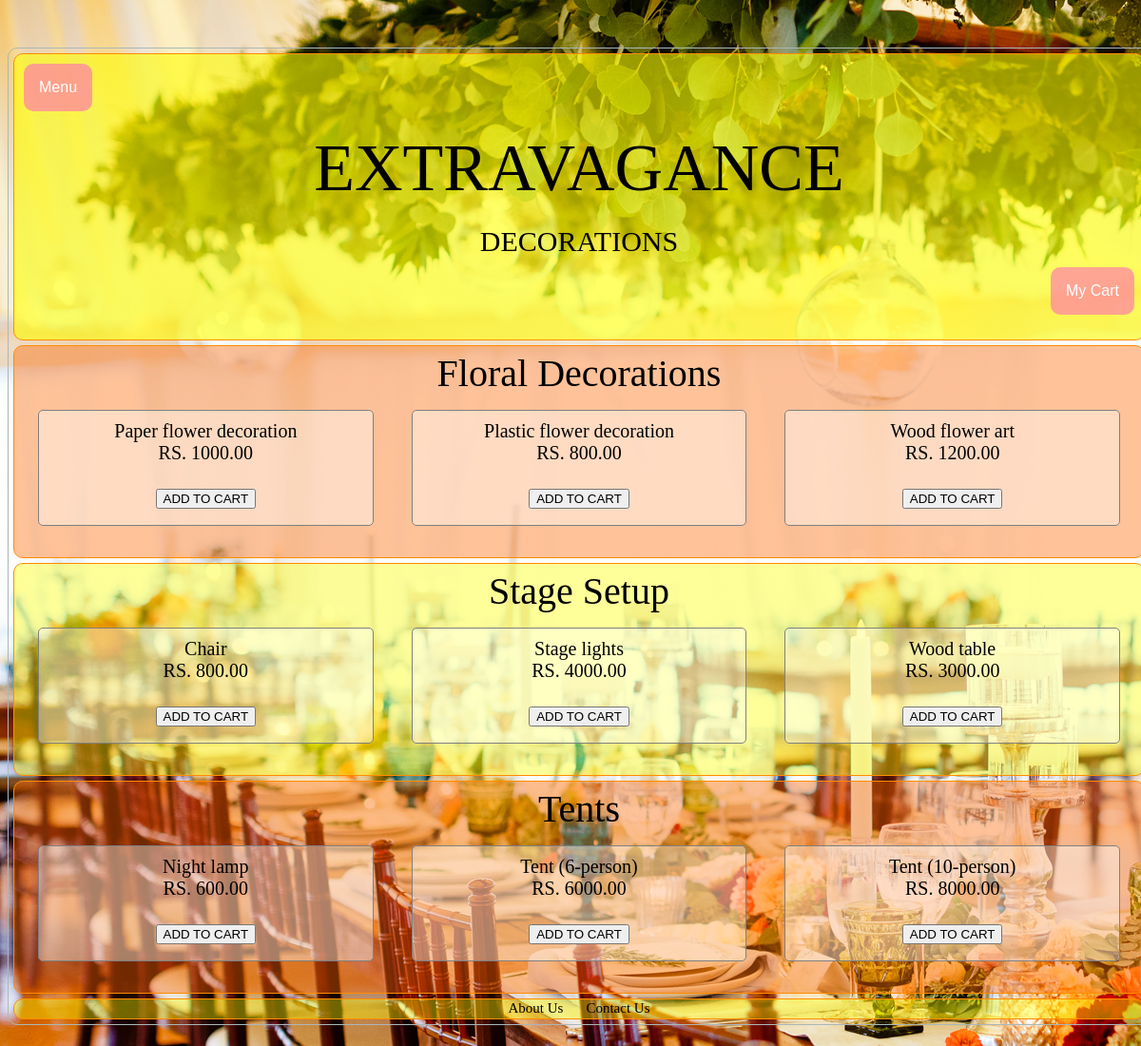
The page /deco.php (signed in) on the database its author committed.
### tables this page shows
CREATE TABLE `items` (
  `itemID` varchar(30) NOT NULL,
  `itemName` varchar(100) NOT NULL,
  `itemType` varchar(100) NOT NULL,
  `itemPrice` decimal(8,2) NOT NULL,
  `location` varchar(30) DEFAULT NULL
);

### deco.php (the view, shortened to what this page needs)
<?php
require_once('inc/config.php');
$fdecoitemquery="SELECT * FROM items WHERE itemType='floral-deco' LIMIT 3";
$fdecoitemcon=mysqli_query($connection, $fdecoitemquery);
$stageitemquery="SELECT * FROM items WHERE itemType='stage-setup' LIMIT 3";
$stageitemcon=mysqli_query($connection, $stageitemquery);
$tentitemquery="SELECT * FROM items WHERE itemType='tent' LIMIT 3";
$tentitemcon=mysqli_query($connection, $tentitemquery);
?>
<!DOCTYPE html>
<html>
<head>
	<link rel="stylesheet" type="text/css" href="./css/styles.css">
	<link rel="stylesheet" type="text/css" href="./css/decorationsPage.css">
</head>
<body>
<div class="page">
	<div class="header">
		<div class="left">
			<div class="dropdown">
			  <button class="dropbtn">Menu</button>
			</div>
		</div>
		<div class="siteTitle">
			EXTRAVAGANCE
			<div class="siteTitle" style="font-size:30px;margin-top:20px ">
				DECORATIONS
			</div>
		</div>
		<div class="right">
			<div class="loginSignUp">
			  <a href="./mycart.php"><button class="loginSignUpbtn"> My Cart</button></a>
			</div>
		</div>
	</div>
	<div class="frame" style="background-color:rgba(255,103,0,0.4);">
		<div class="frame-header">Floral Decorations</div>
		<div class="frame-content">
			<?php
				$block="";
				if(mysqli_num_rows($fdecoitemcon)>0){
					while($item=mysqli_fetch_assoc($fdecoitemcon)){
						$block=$block."<div class='block' type='submit'>$item[itemName]<br>RS. $item[itemPrice]".
						"<br><br><button onclick='addToCart($item[itemID])'> ADD TO CART </button>".
						"</div>";
					}
					echo $block;
				}
			?>
		</div>
		<br>
	</div>
	<div class="frame" style="background-color:rgba(255,255,0,0.4)">
		<div class="frame-header">Stage Setup</div>
		<div class="frame-content">
			<?php
				$block="";
				if(mysqli_num_rows($stageitemcon)>0){
					while($item=mysqli_fetch_assoc($stageitemcon)){
						$block=$block."<div class='block' type='submit'>$item[itemName]<br>RS. $item[itemPrice]".
						"<br><br><button onclick='addToCart($item[itemID])'> ADD TO CART </button>".
						"</div>";
					}
					echo $block;
				}
			?>
		</div>
		<br>
	</div>
	<div class="frame" style="background-color:rgba(255,103,0,0.4)">
		<div class="frame-header">Tents</div>
		<div class="frame-content">
			<?php
				$block="";
				if(mysqli_num_rows($tentitemcon)>0){
					while($item=mysqli_fetch_assoc($tentitemcon)){
						$block=$block."<div class='block' type='submit'>$item[itemName]<br>RS. $item[itemPrice]".
						"<br><br><button onclick='addToCart($item[itemID])'> ADD TO CART </button>".
						"</div>";
					}
					echo $block;
				}
			?>
		</div>
		<br>
	</div>
	<div>
		<div class="footer" style="background-color:rgba(255,255,0,0.4)">
			<a href="./aboutus.php">About Us</a>
			<a href="./contactus.php">Contact Us</a>
		</div>
	</div>
</div>
</body>
</html>

### css/styles.css (style rules this page uses)
body { background-image:url("../Assets/backGround.jpg"); background-attachment: fixed; }
.page { margin: 50px auto; width: 1200px; background-color: rgba(0,0,0,0); border: 1px solid #AAB7B8; border-radius: 10px; }
.header { display: block; margin: 5px; min-height: 300px; background-color: rgba(255,255,0,0.6); border: 1px solid darkorange; border-radius: 10px; }
.siteTitle { text-align:center; margin-top: 80px; font-size: 70px; color: black; }
.left { float: left; padding: 10px; }
.right { float: right; padding: 10px; }
.dropbtn { background-color:rgba(255,108,182,0.6); color: white; padding: 16px; font-size: 16px; border: none; border-radius: 10px; }
.dropdown { position: relative; display: inline-block; }
.loginSignUpbtn { background-color:rgba(255,108,182,0.6); color: white; padding: 16px; font-size: 16px; border: none; border-radius: 10px; }
.loginSignUp { position: relative; display: inline-block; }
.footer { display: block; margin: 5px; min-height: 20px; border: 1px solid darkorange; border-radius: 10px; text-align: center; }
.footer a { font-size: 15px; text-decoration: none; color: black; margin-right: 10px; margin-left: 10px; }

### css/decorationsPage.css (style rules this page uses)
.frame { display: block; margin: 5px; min-height: 200px; background-color: lightblue; border: 1px solid darkorange; border-radius: 10px; }
.frame-header { display: block; text-align: center; margin: 5px; color: gray; font-size: 40px; color: black; }
.frame-content { display: flex; margin: 5px; }
.block { display: block; margin: 10px 20px; padding: 10px; text-align: center; width: 350px; min-height: 100px; font-size: 20px; background-color: rgba(255,255,255,0.4); border: 1px solid gray; border-radius: 5px; cursor: pointer; }

### rows shown on the page
items: itemName "Paper flower decoration", itemPrice "1000.00"
items: itemName "Plastic flower decoration", itemPrice "800.00"
items: itemName "Wood flower art", itemPrice "1200.00"
items: itemName "Chair", itemPrice "800.00"
items: itemName "Stage lights", itemPrice "4000.00"
items: itemName "Wood table", itemPrice "3000.00"
items: itemName "Night lamp", itemPrice "600.00"
items: itemName "Tent (6-person)", itemPrice "6000.00"
items: itemName "Tent (10-person)", itemPrice "8000.00"
